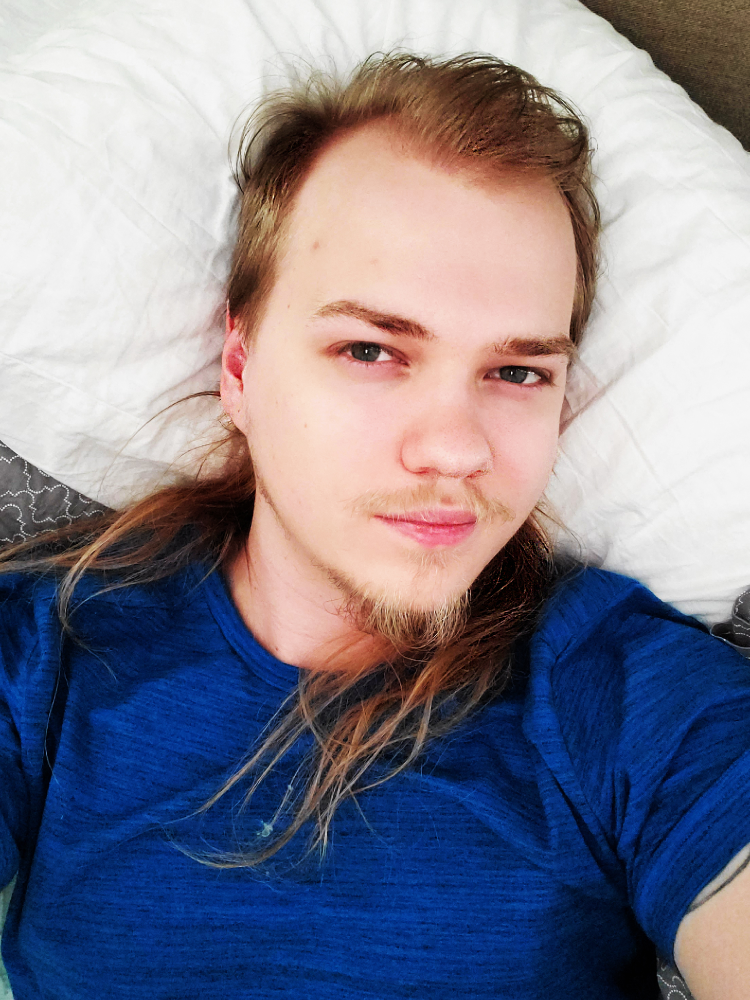
#> input picture imgs/personal/me.jpg, 1500 x 2000 px, found by its file name (shown at 1/2 size)
$ python App.py
#> lines starting #> are read from the running program, lines starting #| are printed output that depends on the picture
### util/ImageFactory.py
import cv2
from PIL import Image

class ImageFactory:

    @staticmethod
    def ExtractEdges(inPath, outPath, alpha = 100, beta = 200, inputType = 0):
#> called with inPath = 'imgs\\personal\\me.jpg', outPath = 'imgs\\personal\\me-edges.jpg', alpha = 100, beta = 200, inputType = 0
        img = cv2.imread(inPath, inputType)
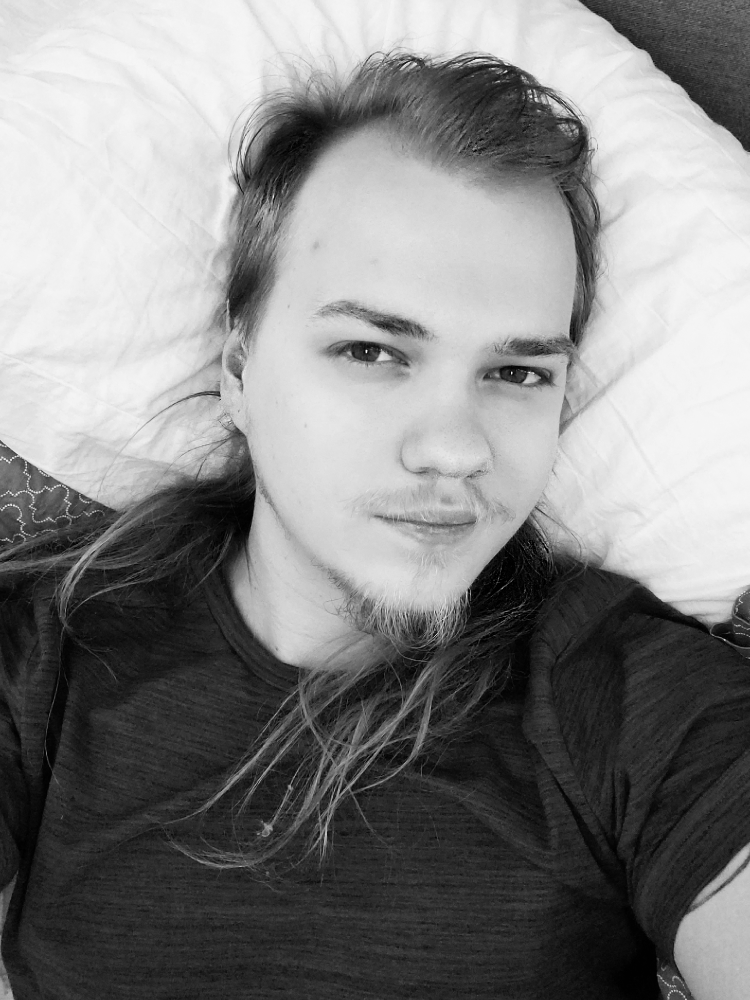
#> img: shape (2000, 1500) (shown at 1/2 size); min 0, max 255, mean 130.5
        edges = cv2.Canny(img, alpha, beta)
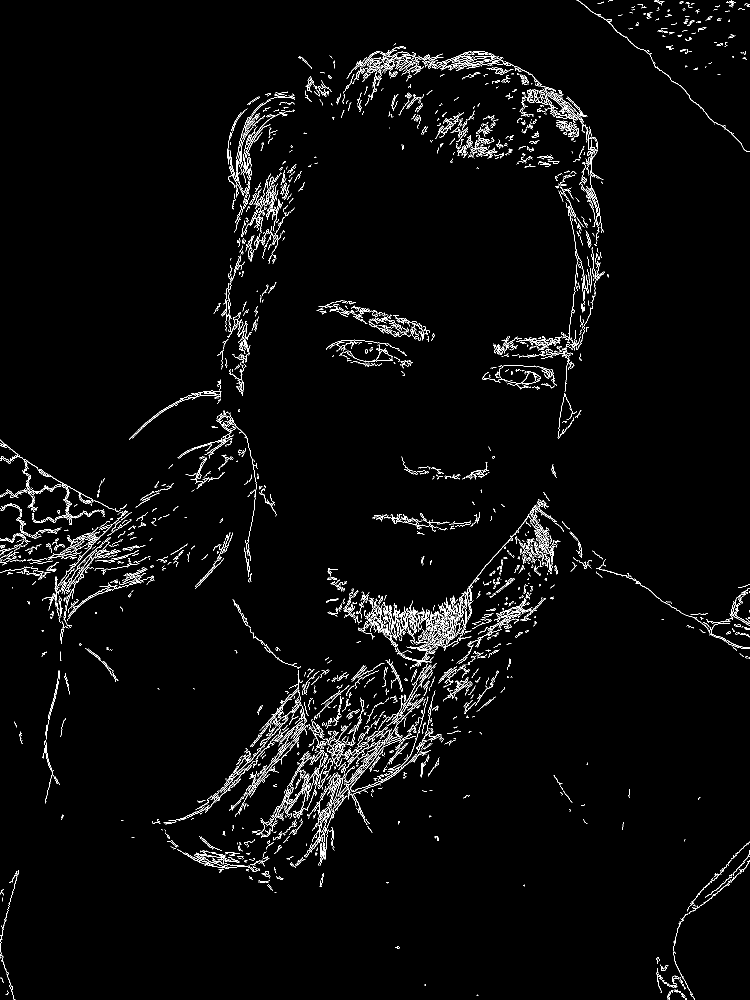
#> edges: shape (2000, 1500) (shown at 1/2 size); 2.7% white in thin lines or dots
        cv2.imwrite(outPath, edges)

### Matrix.py
import random
import math
import csv

from PIL import Image

class Matrix:
    # [325 lines left out: functions addMatrix, subMatrix, multMatrix, divMatrix, linearTransform, transpose and 17 more, not called in this run]

    @staticmethod
    def pixNorm(matrix):
        return Matrix.normEntries(matrix = matrix, maxVal = 255)

    # [62 lines left out: functions normEntries, invertNormData, SaveImage, SaveCSV, not called in this run]

    @staticmethod
    def LoadCSV(path):

        rows = []

#> (the run stopped early here; a loop or call above may not have finished)
